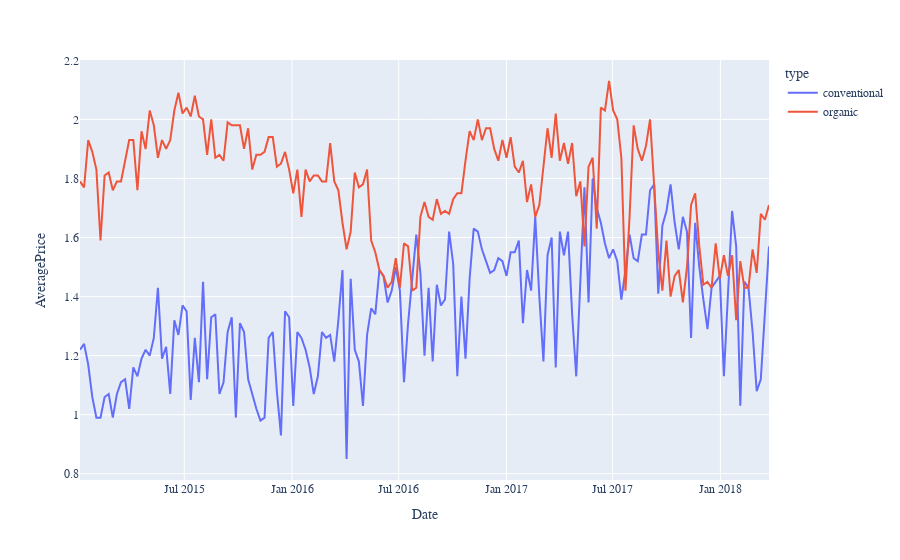

Notebook cell for this chart:
### Code cell
fig = px.line(albany, albany.index, 'AveragePrice', color='type')
fig.update_layout(
    font = dict(family='Arial', size=12),
    xaxis = dict(title = 'Date'))
fig.show()

### Figure 1 — Plotly figure (JSON) as saved in the notebook; plotly's stock layout.template omitted (floating-point values rounded to 4 significant figures; data arrays with more than 128 entries replaced by an {"elided": "..."} marker saying what was removed)
{"data": [{"hovertemplate": "type=conventional<br>x=%{x}<br>AveragePrice=%{y}<extra></extra>", "legendgroup": "conventional", "line": {"color": "#636efa", "dash": "solid"}, "mode": "lines", "name": "conventional", "showlegend": true, "type": "scatter", "x": {"elided": "169 str values"}, "xaxis": "x", "y": {"elided": "169 float values"}, "yaxis": "y"}, {"hovertemplate": "type=organic<br>x=%{x}<br>AveragePrice=%{y}<extra></extra>", "legendgroup": "organic", "line": {"color": "#EF553B", "dash": "solid"}, "mode": "lines", "name": "organic", "showlegend": true, "type": "scatter", "x": {"elided": "169 str values"}, "xaxis": "x", "y": {"elided": "169 float values"}, "yaxis": "y"}], "layout": {"font": {"family": "Arial", "size": 12}, "legend": {"title": {"text": "type"}, "tracegroupgap": 0}, "margin": {"t": 60}, "xaxis": {"anchor": "y", "domain": [0, 1], "title": {"text": "Date"}}, "yaxis": {"anchor": "x", "domain": [0, 1], "title": {"text": "AveragePrice"}}}}
